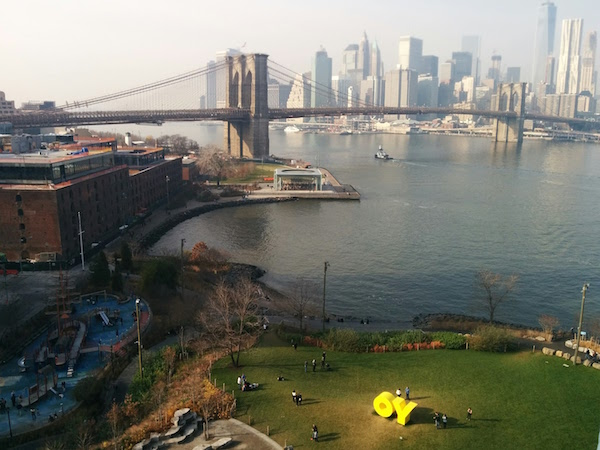
#> input picture day3-1/code/image/src_blur.jpg, 600 x 450 px, found by its file name
$ python 03_sharp.py
#> lines starting #> are read from the running program, lines starting #| are printed output that depends on the picture
import cv2
from matplotlib import pyplot as plt

src = cv2.imread("src_blur.jpg")
#> src is the input picture: shape (450, 600, 3); mean B, G, R 107.6, 118.3, 117.9

_, axs = plt.subplots(1, 2)

# show src image
img = cv2.cvtColor(src, cv2.COLOR_BGR2RGB)
axs[0].imshow(img)

# blur the image
img_blur = cv2.GaussianBlur(img, (7, 7), 0)
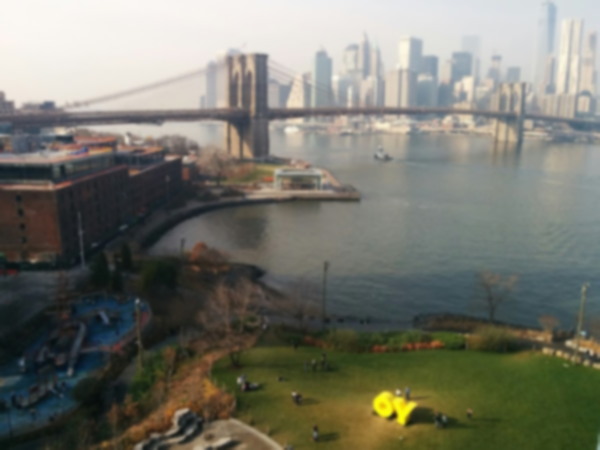
#> img_blur: shape (450, 600, 3); mean R, G, B 117.9, 118.3, 107.6

# apply unsharp masking
img = cv2.addWeighted(img, 2, img_blur, -1, 0)
axs[1].imshow(img)

plt.show()
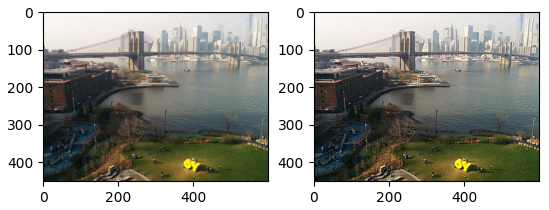
#> figure drawn by matplotlib, 2 panels
